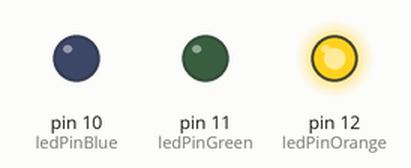
Bench run of a sketch on a simulated Arduino Uno, built with avr-gcc and run on an emulated ATmega328P. Shown: output pins drawn as LEDs (lit = HIGH).

Above: at 0.05 s.
At 0.55 s:
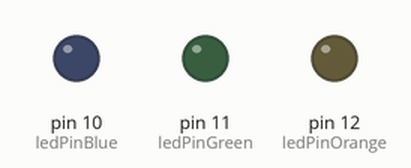
At 0.75 s:
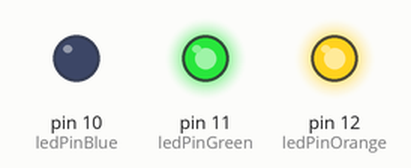
At 1.45 s:
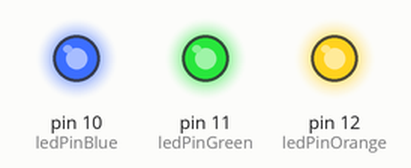
At 2.15 s:
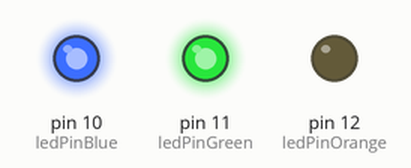
At 2.85 s:
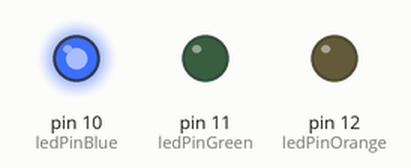
Timing chart, 0 to 3.1 s (numbered marks = the images above):
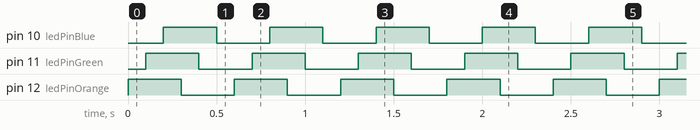

Measured:
- by itself, pin 10 (ledPinBlue), pin 11 (ledPinGreen), pin 12 (ledPinOrange): alternates HIGH for 0.30 s and LOW for 0.30 s
- by itself, everything shown: repeats every 0.60 s, in 6 steps

The sketch:

Lesson_2_-_Led_Blink_Example_Code.ino
```cpp
///////////////////////
//                   //
// Robotics Teaching //
//                   //
///////////////////////

//Credits to @that_duck_over_there and @epic_space


const int ledPinOrange = 12; //The orange led is conected tp pin 12  .in this line we make a variabile called ledPinOrange and we set it to 12 this is to macke it easyer in the future if we want to conect the led to another pin
const int ledPinGreen = 11; //The green led is conected tp pin 11    .in this line we make a variabile called ledPinGreen and we set it to 11 this is to macke it easyer in the future if we want to conect the led to another pin
const int ledPinBlue = 10; //The blue led is conected tp pin 10      .in this line we make a variabile called ledPinBlue and we set it to 10 this is to macke it easyer in the future if we want to conect the led to another pin

void setup() {
  //here in void setup we put the code that runs just once when you power on or aftre you push the reset button on the Arduino


  pinMode(ledPinOrange, OUTPUT); //Here we initialize ledPinOrange wich we sad that it is pin 12 at line 1 as an output
  pinMode(ledPinGreen, OUTPUT); //Here we initialize ledPinGreen wich we sad that it is pin 11 at line 2 as an output
  pinMode(ledPinBlue, OUTPUT); //Here we initialize ledPinBlue wich we sad that it is pin 10 at line 3 as an output
}

void loop() {
  //here in void loop we put the code that runs forever until you unplug or push the reset button


  digitalWrite(ledPinOrange, HIGH); // here we output 5v(HIGH) on ledPinOrange
  delay(100); //here we tell the Arduino to wait 100ms (the value has to be in ms so if you want the Arduino to wait 1 second type "delay(1000);"

  digitalWrite(ledPinGreen, HIGH); // here we output 5v(HIGH) on ledPinGreen
  delay(100); //here we tell the Arduino to wait 100ms

  digitalWrite(ledPinBlue, HIGH); // here we output 5v(HIGH) on ledPinBlue
  delay(100); //here we tell the Arduino to wait 100ms

  digitalWrite(ledPinOrange, LOW); // here we output 0v(LOW) on ledPinOrange
  delay(100); //here we tell the Arduino to wait 100ms

  digitalWrite(ledPinGreen, LOW); // here we output 0v(LOW) on ledPinGreen
  delay(100); //here we tell the Arduino to wait 100ms

  digitalWrite(ledPinBlue, LOW); // here we output 0v(LOW) on ledPinBlue
  delay(100); //here we tell the Arduino to wait 100ms

}
```
